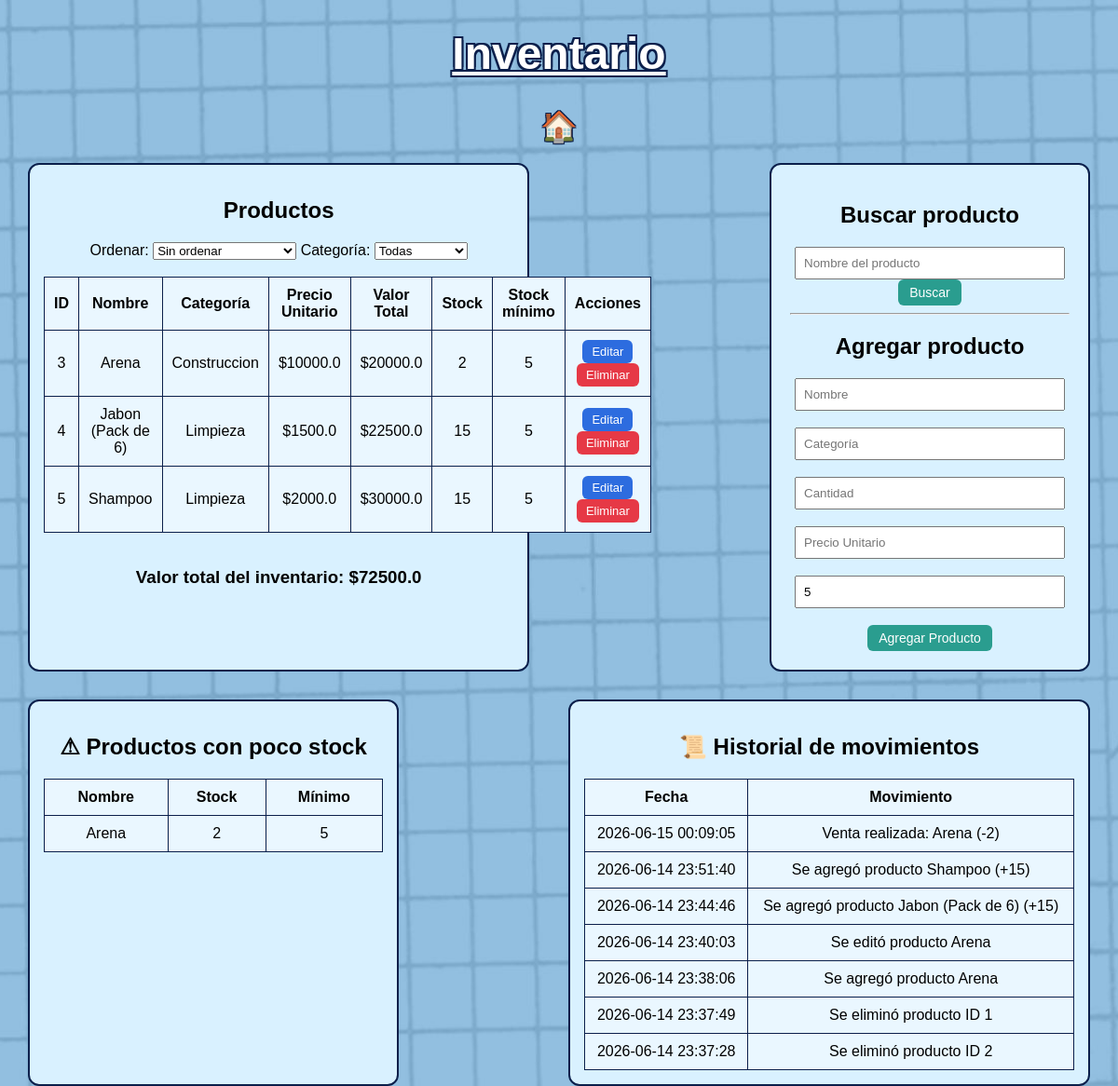
The app's page /inventario, older data.
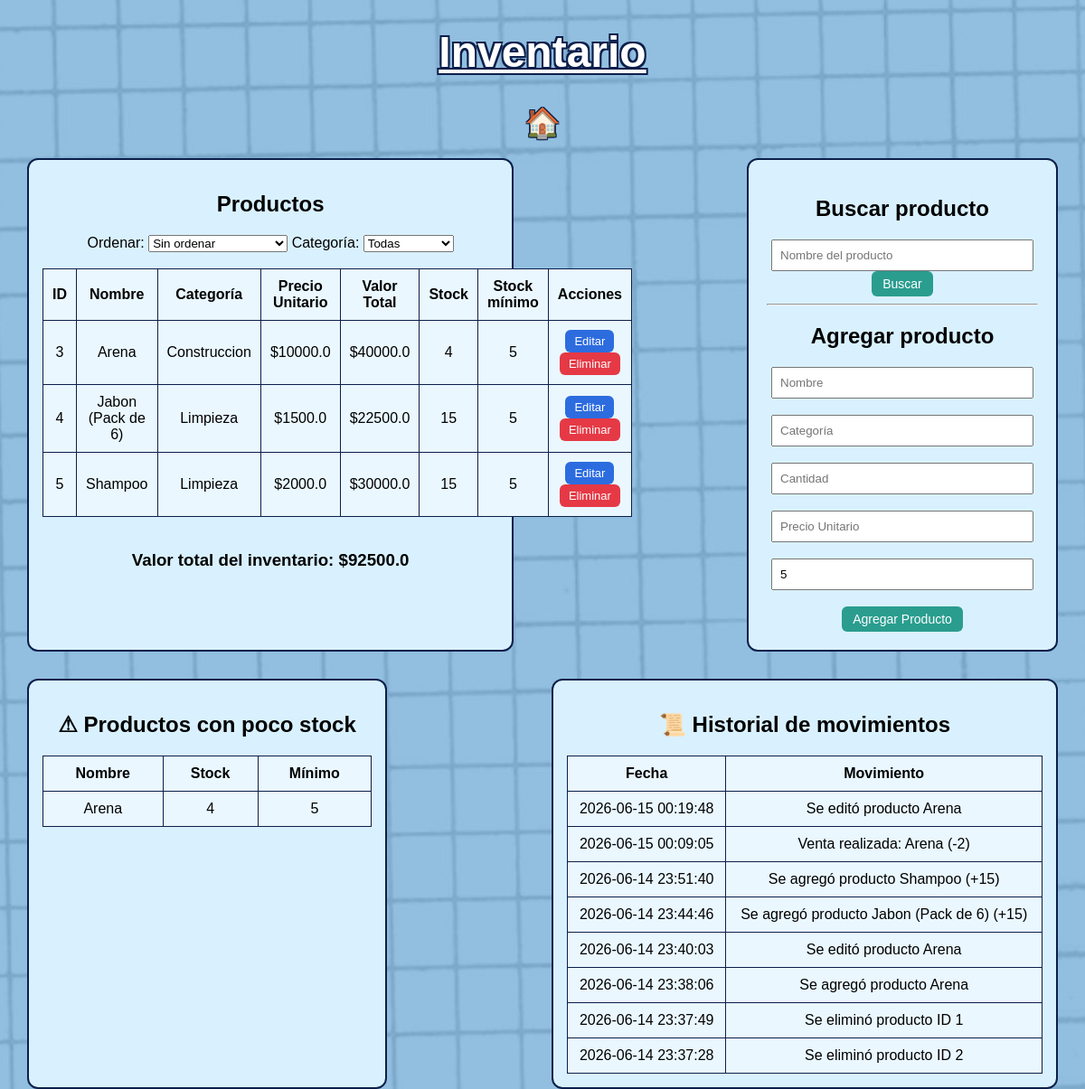
The same page, newer data.
### tables this page shows
CREATE TABLE productos (
    id INTEGER PRIMARY KEY AUTOINCREMENT,
    nombre TEXT NOT NULL,
    categoria TEXT NOT NULL,
    precio_unitario REAL NOT NULL,
    cantidad INTEGER NOT NULL,
    stock_minimo INTEGER NOT NULL
);

CREATE TABLE movimientos (
    id INTEGER PRIMARY KEY AUTOINCREMENT,
    descripcion TEXT,
    fecha TEXT DEFAULT CURRENT_TIMESTAMP
);

### app.py (the view)
@app.route("/inventario")
def pagina_inventario():
    nombre_busqueda = request.args.get("buscar")
    conn = conectar_db()
    cursor = conn.cursor()
    if nombre_busqueda:
        cursor.execute("""
            SELECT * FROM productos
            WHERE LOWER(nombre) LIKE ?
        """, ('%' + nombre_busqueda.lower() + '%',))
    else:
        cursor.execute("SELECT * FROM productos")
    productos = cursor.fetchall()
    cursor.execute("""
        SELECT * FROM productos
        WHERE cantidad < stock_minimo
    """)
    productos_poco_stock = cursor.fetchall()
    cursor.execute("""
        SELECT SUM(precio_unitario * cantidad) as total
        FROM productos
    """)
    valor_total = cursor.fetchone()["total"] or 0
    cursor.execute("""
        SELECT * FROM movimientos
        ORDER BY id DESC
        LIMIT 10
    """)
    movimientos = cursor.fetchall()
    cursor.execute("""
        SELECT DISTINCT categoria
        FROM productos
        ORDER BY categoria
    """)
    categorias = cursor.fetchall()
    conn.close()
    return render_template(
        "inventario.html",
        productos=productos,
        productos_poco_stock=productos_poco_stock,
        valor_total=valor_total,
        movimientos=movimientos,
        categorias=categorias
    )

### app.py (called while the page is built)
def conectar_db():
    conn = sqlite3.connect("inventario.db")
    conn.row_factory = sqlite3.Row
    return conn

### templates/inventario.html (shortened to what this page needs)
<!DOCTYPE html>
<html lang="es">
<head>
    <link rel="stylesheet"
          href="{{ url_for('static', filename='css/style.css') }}">
</head>
<body class="inventario">
    <h1 class="titulo">Inventario</h1>
    <a href="/" class="home-link">🏠</a>
    <div class="contenedor-principal">
        <div class="tabla-productos">
            <h2>Productos</h2>
            <div class="filtros">
                <label>Ordenar:</label>
                <select id="ordenar" onchange="aplicarFiltros()">
                    <option value="">Sin ordenar</option>
                </select>
                <label>Categoría:</label>
                <select id="categoria" onchange="aplicarFiltros()">
                    <option value="">Todas</option>
                </select>
            </div>
            <br>
            <table border="1" id="tablaProductos">
                <tr>
                    <th>ID</th>
                    <th>Nombre</th>
                    <th>Categoría</th>
                    <th>Precio Unitario</th>
                    <th>Valor Total</th>
                    <th>Stock</th>
                    <th>Stock mínimo</th>
                    <th>Acciones</th>
                </tr>
                {% for producto in productos %}
                <tr>
                    <td>{{ producto["id"] }}</td>
                    <td>{{ producto["nombre"] }}</td>
                    <td>{{ producto["categoria"] }}</td>
                    <td>${{ producto["precio_unitario"] }}</td>
                    <td>${{ producto["precio_unitario"] * producto["cantidad"] }}</td>
                    <td>{{ producto["cantidad"] }}</td>
                    <td>{{ producto["stock_minimo"] }}</td>
                    <td>
                        <button type="button"
                            class="btn-editar"
                            data-id="{{ producto['id'] }}"
                            data-nombre="{{ producto['nombre'] }}"
                            data-categoria="{{ producto['categoria'] }}"
                            data-precio="{{ producto['precio_unitario'] }}"
                            data-cantidad="{{ producto['cantidad'] }}">
                            Editar
                        </button>
                        <form action="/eliminar_producto/{{ producto['id'] }}"
                              method="POST"
                              style="display:inline;">
                            <button type="submit"
                                    onclick="return confirm('¿Seguro que querés eliminar este producto?')">
                                Eliminar
                            </button>
                        </form>
                    </td>
                </tr>
                {% endfor %}
            </table>
            <br>
            <h3>
                Valor total del inventario:
                ${{ valor_total }}
            </h3>
        </div>
        <div class="panel-lateral">
            <h2>Buscar producto</h2>
            <form method="GET" action="/inventario">
                <input type="text"
                       name="buscar"
                       placeholder="Nombre del producto">
                <button type="submit">Buscar</button>
            </form>
            <hr>
            <h2>Agregar producto</h2>
            <form method="POST" action="/agregar-producto">
                <input type="text" name="nombre" placeholder="Nombre" required>
                <br><br>
                <input type="text" name="categoria" placeholder="Categoría" required>
                <br><br>
                <input type="number" name="cantidad" placeholder="Cantidad" required>
                <br><br>
                <input type="number" step="0.01" name="precio_unitario" placeholder="Precio Unitario" required>
                <br><br>
                <input type="number" name="stock_minimo" placeholder="Stock mínimo" value="5" required>
                <br><br>
                <button type="submit">Agregar Producto</button>
            </form>
        </div>
    </div>
    <div class="footer-inventario">
        <div class="stock-bajo">
            <h2>⚠ Productos con poco stock</h2>
            {% if productos_poco_stock|length == 0 %}
                <p>No hay productos con stock bajo</p>
            {% else %}
                <table border="1">
                    <tr>
                        <th>Nombre</th>
                        <th>Stock</th>
                        <th>Mínimo</th>
                    </tr>
                    {% for producto in productos_poco_stock %}
                    <tr>
                        <td>{{ producto["nombre"] }}</td>
                        <td>{{ producto["cantidad"] }}</td>
                        <td>{{ producto["stock_minimo"] }}</td>
                    </tr>
                    {% endfor %}
                </table>
            {% endif %}
        </div>
        <div class="historial">
            <h2>📜 Historial de movimientos</h2>
            {% if movimientos|length == 0 %}
                <p>No hay movimientos registrados.</p>
            {% else %}
                <table border="1">
                    <tr>
                        <th>Fecha</th>
                        <th>Movimiento</th>
                    </tr>
                    {% for movimiento in movimientos %}
                    <tr>
                        <td>{{ movimiento["fecha"] }}</td>
                        <td>{{ movimiento["descripcion"] }}</td>
                    </tr>
                    {% endfor %}
                </table>
            {% endif %}
        </div>
    </div>
</body>
</html>

### static/css/style.css (style rules this page uses)
body { margin: 0; min-height: 100vh; display: flex; flex-direction: column; align-items: center; text-align: center; background-color: #f5f5f5; font-family: 'Dancing Script', sans-serif; justify-content: flex-start; }
h1 { margin-top: 120px; font-size: 65px; color: white; text-decoration: underline; text-shadow: -2px -2px 0 #0b1f4b, 2px -2px 0 #0b1f4b, -2px 2px 0 #0b1f4b, 2px 2px 0 #0b1f4b, 0px 0px 6px #0b1f4b; }
.titulo { text-align: center; font-size: 48px; margin-top: 30px; color: white; text-shadow: -2px -2px 0 #0b1f4b, 2px -2px 0 #0b1f4b, -2px 2px 0 #0b1f4b, 2px 2px 0 #0b1f4b; }
.tabla-productos, .stock-bajo { width: 65%; background-color: #d9f1ff; border: 2px solid #0b1f4b; border-radius: 12px; padding: 15px; }
.tabla-productos table, .stock-bajo table { width: 100%; border-collapse: collapse; background-color: #eaf7ff; }
.tabla-productos th, .tabla-productos td, .stock-bajo th, .stock-bajo td { border: 1px solid #0b1f4b; padding: 10px; text-align: center; }
.panel-lateral { width: 300px; padding: 20px; border: 2px solid #0b1f4b; border-radius: 12px; background-color: #d9f1ff; }
.panel-lateral input { width: 90%; padding: 8px; }
button { border: none; padding: 5px 10px; border-radius: 6px; cursor: pointer; font-family: 'Dancing Script', sans-serif; font-size: 14px; transition: 0.2s; }
button[type="button"] { background-color: #2d6cdf; color: white; font-size: 13px; padding: 5px 10px; }
form button { background-color: #e63946; color: white; font-size: 13px; padding: 5px 10px; }
.panel-lateral form button { width: auto; padding: 6px 12px; font-size: 14px; background-color: #2a9d8f; color: white; }
.home-link { font-size: 32px; text-decoration: none; color: white; text-shadow: -1px -1px 0 #0b1f4b, 1px -1px 0 #0b1f4b, -1px 1px 0 #0b1f4b, 1px 1px 0 #0b1f4b; }
.inventario { background-image: url("/static/img/fondo2.jpg"); background-size: cover; background-position: center; background-repeat: no-repeat; min-height: 100vh; margin: 0; }
.historial { background-color: #d9f1ff; border: 2px solid #0b1f4b; border-radius: 12px; padding: 15px; margin: 0; }
.historial table { width: 100%; border-collapse: collapse; background-color: #eaf7ff; }
.historial th, .historial td { border: 1px solid #0b1f4b; padding: 10px; text-align: center; }
.contenedor-principal { display: grid; grid-template-columns: 3fr 1fr; gap: 20px; width: 95%; margin-top: 20px; }
.footer-inventario { display: grid; grid-template-columns: 1fr 1fr; gap: 20px; width: 95%; margin-top: 30px; }

Row changes from the older to the newer data that the page shows:
changed productos "Arena": producto['precio_unitario']*producto['cantidad'] "20000.0" → "40000.0"; cantidad "2" → "4"
added movimientos: fecha "2026-06-15 00:19:48", descripcion "Se editó producto Arena"
Text that changed along with them:
{{ valor_total }}: "72500.0" → "92500.0"
